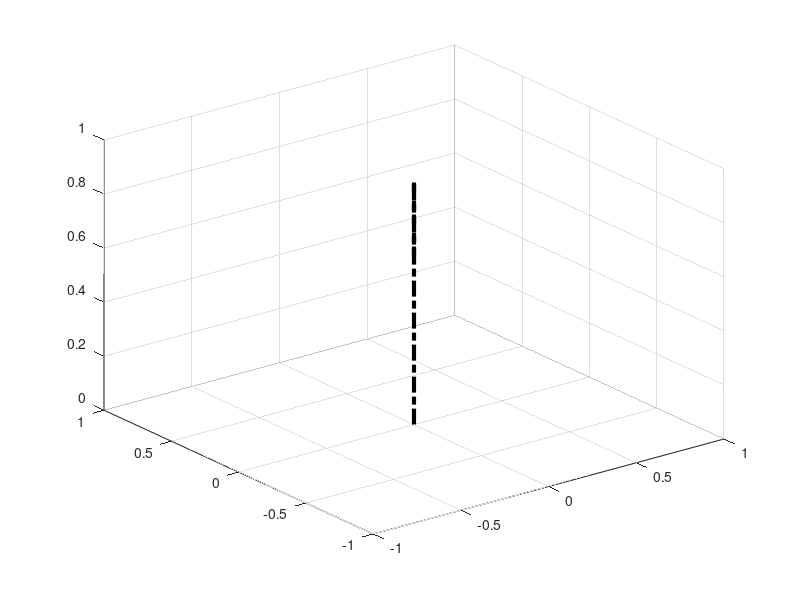

Reproduce this figure in MATLAB. (Note: this script raises an error after producing the figure.)
function [quat, vec] = LVLH()
  % Initialize coordinate vectors
    % x = [1; 0; 0];
    % y = [0; 1; 0];
    % z = [0; 0; 1];
    % starts = zeros(3, 3);
    % ends = [x y z];
    
  quat = eye(3,3);
  % Initialise vectors
  % quiver3(starts(1, :), starts(2, :), starts(3, :), ends(1, :), ends(2, :), ends(3, :), 'k', 'LineWidth', 3,'Linestyle','-.');
  vec(1) = quiver3(0,0,0, 1, 0, 0, 'color', "k", 'LineWidth', 3,'Linestyle','-.');
  vec(2) = quiver3(0,0,0, 0, 1, 0, 'color', "k", 'LineWidth', 3,'Linestyle','-.');
  vec(3) = quiver3(0,0,0, 0, 0, 1, 'color', "k", 'LineWidth', 3,'Linestyle','-.');

  text(vec(1).UData, vec(1).VData, vec(1).WData, '+V dir','HorizontalAlignment','right','FontWeight','bold');

end